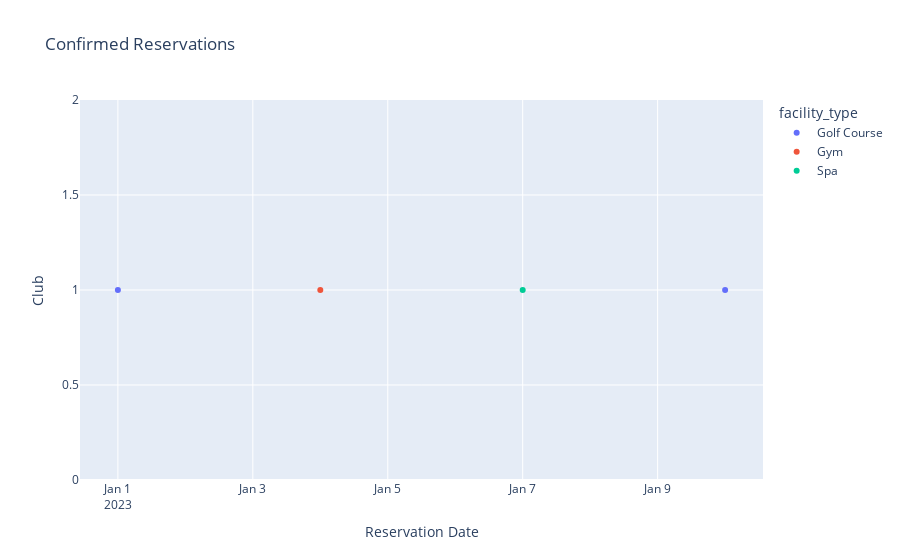

Notebook source saved alongside this figure:
### Code cell
confirmed_reservations = reservations_df[reservations_df['reservation_status'] == 'Confirmed']
fig = px.scatter(confirmed_reservations, x='reservation_date', y='club_id', color='facility_type',
                 title='Confirmed Reservations')
fig.update_layout(xaxis_title='Reservation Date', yaxis_title='Club')
fig.show()


pio.write_html(fig, 'confirmed_reservations.html')

### Figure 1 — Plotly figure (JSON) as saved in the notebook; plotly's stock layout.template omitted (floating-point values rounded to 4 significant figures)
{"data": [{"hovertemplate": "facility_type=Golf Course<br>reservation_date=%{x}<br>club_id=%{y}<extra></extra>", "legendgroup": "Golf Course", "marker": {"color": "#636efa", "symbol": "circle"}, "mode": "markers", "name": "Golf Course", "orientation": "v", "showlegend": true, "type": "scatter", "x": ["2023-01-01", "2023-01-10"], "xaxis": "x", "y": [1, 1], "yaxis": "y"}, {"hovertemplate": "facility_type=Gym<br>reservation_date=%{x}<br>club_id=%{y}<extra></extra>", "legendgroup": "Gym", "marker": {"color": "#EF553B", "symbol": "circle"}, "mode": "markers", "name": "Gym", "orientation": "v", "showlegend": true, "type": "scatter", "x": ["2023-01-04"], "xaxis": "x", "y": [1], "yaxis": "y"}, {"hovertemplate": "facility_type=Spa<br>reservation_date=%{x}<br>club_id=%{y}<extra></extra>", "legendgroup": "Spa", "marker": {"color": "#00cc96", "symbol": "circle"}, "mode": "markers", "name": "Spa", "orientation": "v", "showlegend": true, "type": "scatter", "x": ["2023-01-07"], "xaxis": "x", "y": [1], "yaxis": "y"}], "layout": {"legend": {"title": {"text": "facility_type"}, "tracegroupgap": 0}, "title": {"text": "Confirmed Reservations"}, "xaxis": {"anchor": "y", "domain": [0, 1], "title": {"text": "Reservation Date"}}, "yaxis": {"anchor": "x", "domain": [0, 1], "title": {"text": "Club"}}}}
